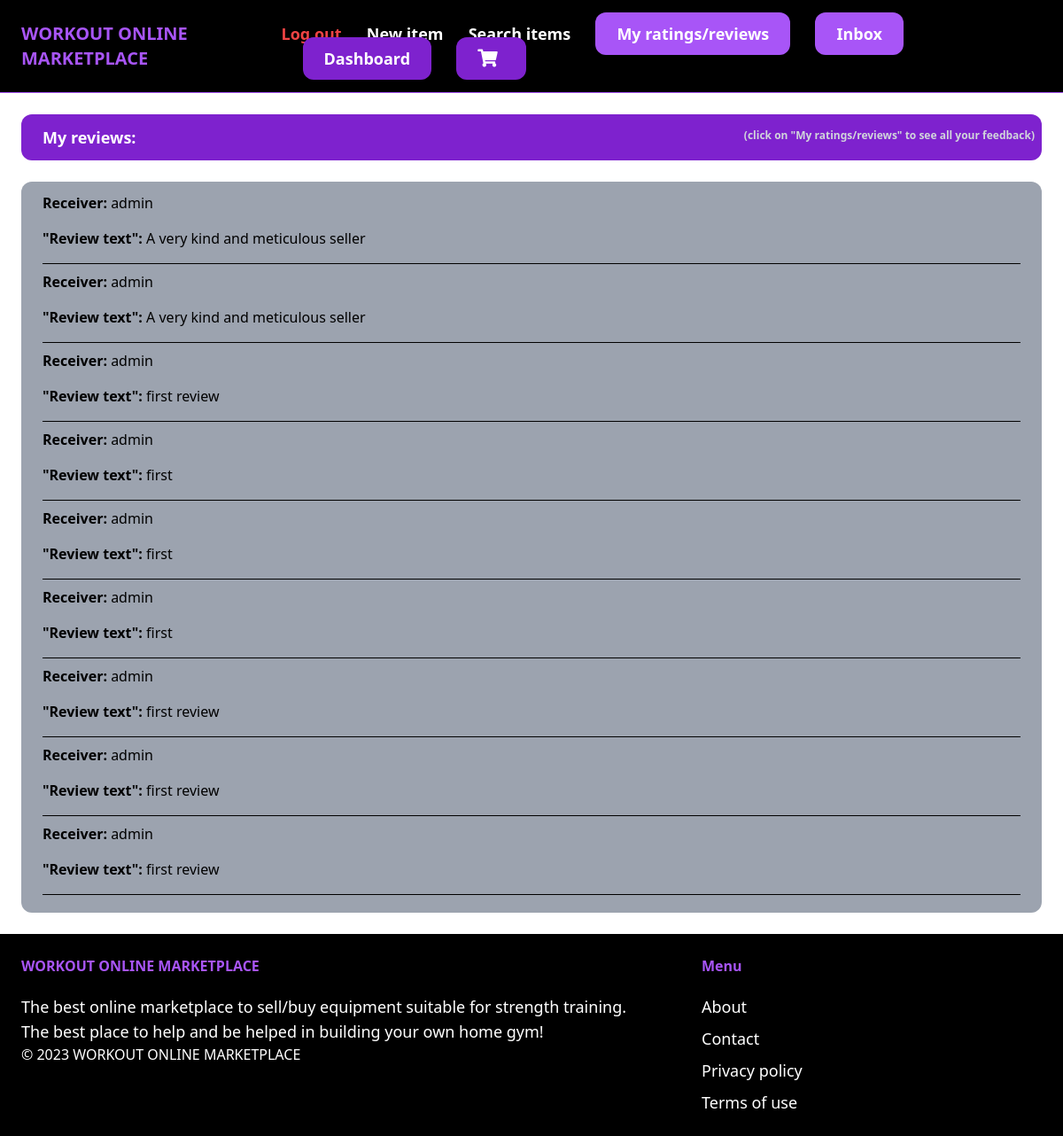
The app's page /ratingsANDreviews/user/reviews/1/ (signed in) with its own data.
### ratingsANDreviews/models.py (models this page shows)
class Review(models.Model):
    author = models.ForeignKey(User, on_delete=models.CASCADE, related_name='sentReviews')
    receiverId = models.ForeignKey(User, on_delete=models.CASCADE, related_name='receiverReviews')
    text = models.TextField()
    data = models.DateTimeField(auto_now_add=True)

### ratingsANDreviews/views.py (the view)
# urls.py: path('user/reviews/<int:receiverId>/', views.userReviews, name='userReviews'),
@login_required
def userReviews(request, receiverId):
    reviews = Review.objects.filter(author=request.user)
    return render(request, 'ratingsANDreviews/userReviews.html', {'reviews': reviews})

### ratingsANDreviews/templates/ratingsANDreviews/userReviews.html (shortened to what this page needs)
{% extends 'core/base.html' %}
{% block content %}
<h1 class="px-6 py-3 mb-6 text-lg font-semibold bg-purple-700 text-white rounded-xl hover:bg-purple-900 relative">
  My reviews:
  <span class="text-xs absolute top-3 right-0 mt-1 mr-2 text-gray-300">(click on "My ratings/reviews" to see all your feedback)</span>
</h1>
{% if reviews %}
  <ul class="px-6 py-3 bg-gray-400 rounded-xl">
    {% for review in reviews %}
      <li>
        <div class="mb-4">
          <span class="font-semibold">Receiver:</span> {{ review.receiverId.username }}
        </div>
        <div class="mb-4">
          <span class="font-semibold">"Review text":</span> {{ review.text }}
        </div>
        <hr class="border-black mb-2">
      </li>
    {% endfor %}
  </ul>
{% else %}
  <p>No reviews found.</p>
{% endif %}
{% endblock %}

### records on screen
Review: receiverId.username "admin", text "A very kind and meticulous seller"
Review: receiverId.username "admin", text "A very kind and meticulous seller"
Review: receiverId.username "admin", text "first review"
Review: receiverId.username "admin", text "first"
Review: receiverId.username "admin", text "first"
Review: receiverId.username "admin", text "first"
Review: receiverId.username "admin", text "first review"
Review: receiverId.username "admin", text "first review"
Review: receiverId.username "admin", text "first review"
